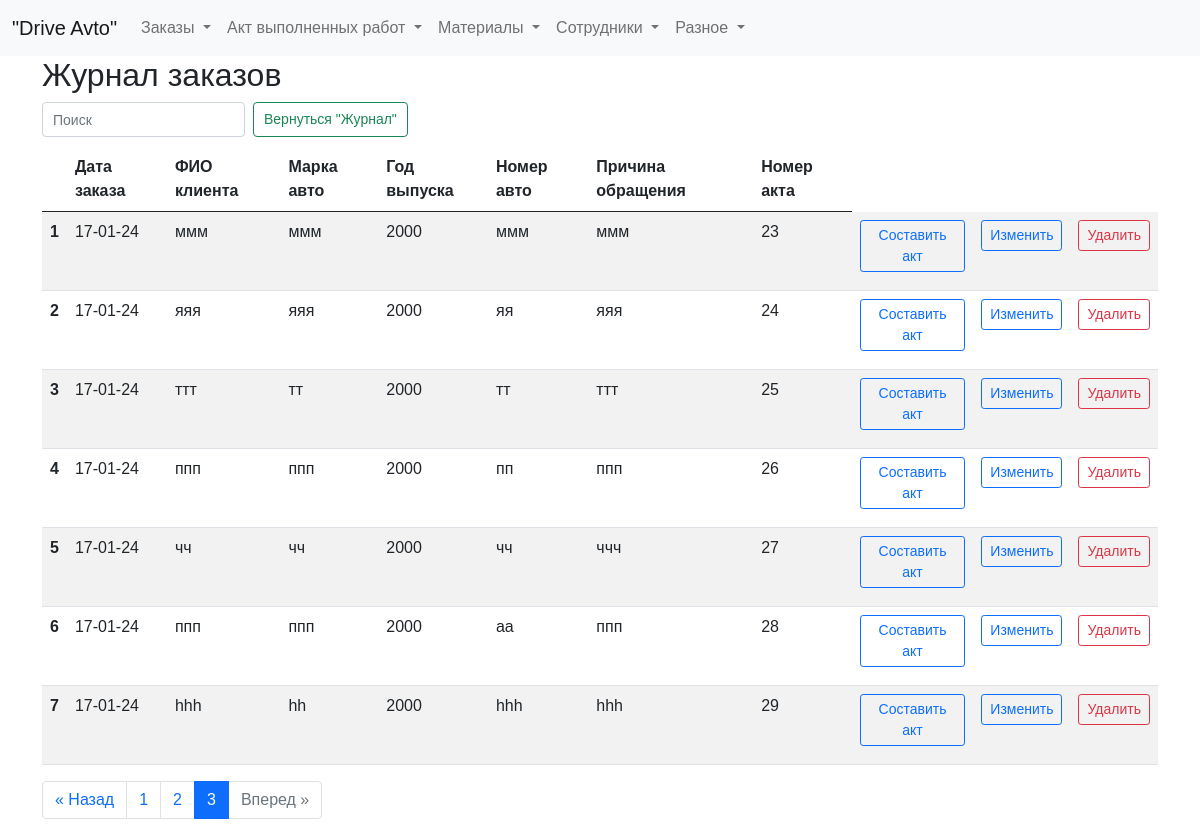
/zhurnal?page=3, run on an earlier commit of the app's database.
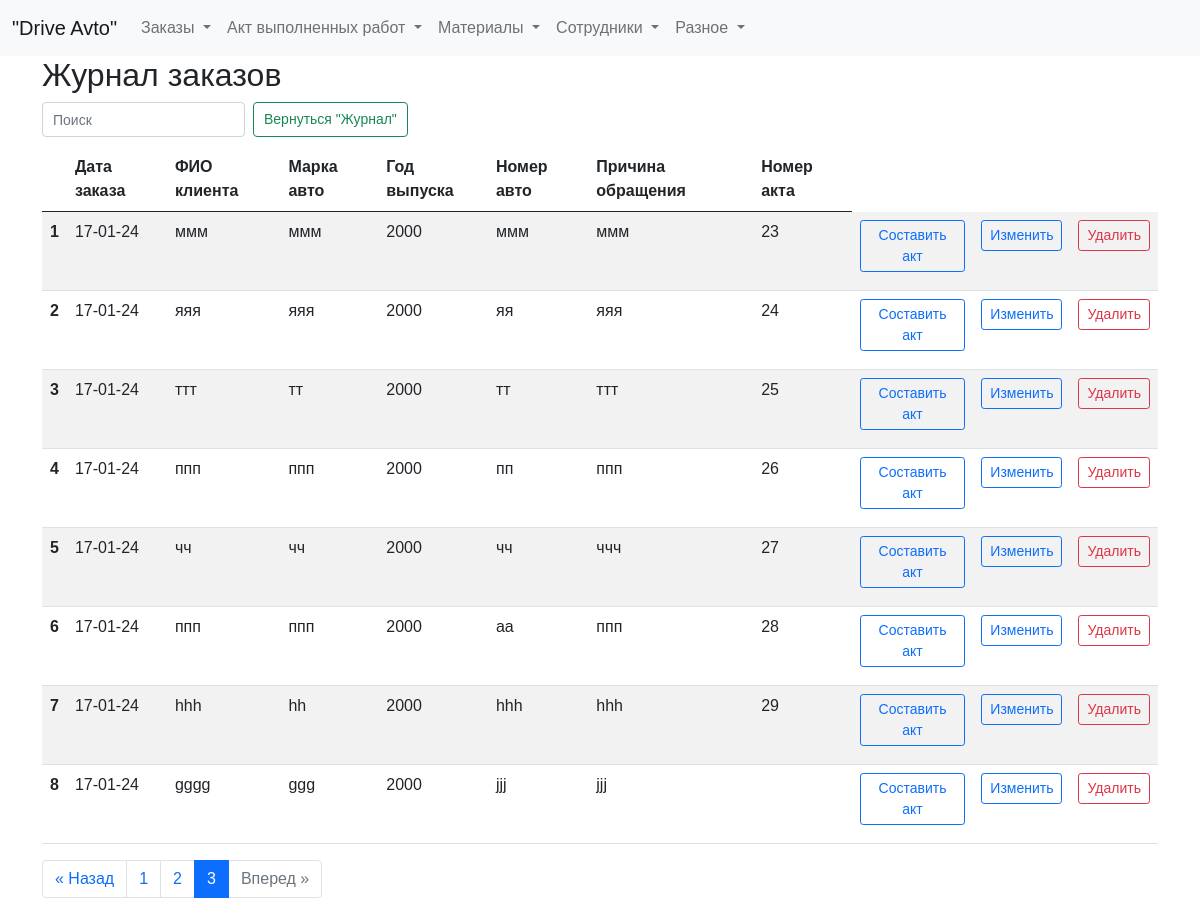
And on a later commit of the database.
### tables this page shows
CREATE TABLE log (
id integer PRIMARY KEY AUTOINCREMENT,
date_order text NOT NULL,
name_customer text NOT NULL,
brand_car text NOT NULL,
year_car text NOT NULL,
number_car text NOT NULL,
text_order text NOT NULL,
id_act integer
);

### fcompany.py (the view)
@app.route("/zhurnal")
def showZhurnal():
    page = request.args.get('page', 1, type=int)
    per_page = 10  # Количество элементов на странице
    log_query = dbase.getLog()  # Получаем все элементы журнала
    for row in log_query:
        row['entry_id'] = row['id']
    total_items = len(log_query)  # Получаем общее количество элементов
    total_pages = ceil(total_items / per_page)  # Вычисляем общее количество страниц
    start_index = (page - 1) * per_page
    end_index = start_index + per_page
    log = log_query[start_index:end_index]  # Получаем элементы текущей страницы
    pagination = {
        'page': page,
        'per_page': per_page,
        'total_pages': total_pages,
        'total_items': total_items
    }
    return render_template("zhurnal.html", title="Журнал", log=log, pagination=pagination)

### FDataBase.py (called while the page is built)
    def getLog(self):
        sql = '''SELECT * FROM log'''
        try:
            self.__cur.execute(sql)
            res = self.__cur.fetchall()
            log_list = [dict(row) for row in res]
            if log_list: return log_list
        except:
            print("Ошибка чтения из БД")
        return []

### fcompany.py (called while the page is built)
def connect_db():  # общая функция для установления соединения с БД
    conn = sqlite3.connect(app.config['DATABASE'])
    conn.row_factory = sqlite3.Row  # записи будут представлены не в виде кортежей, а в виде словаря (для исп в шаблонах)
    return conn

def get_db():
    if not hasattr(g, 'link_db'):
        g.link_db = connect_db()
    return g.link_db

@app.before_request
def before_request():
    global dbase
    db = get_db()
    dbase = FDataBase(db)

### templates/zhurnal.html (shortened to what this page needs)
{% extends 'base.html' %}
{% block content %}
<h2>Журнал заказов</h2>
<form class="d-flex" role="search">
  <input class="form-control me-2 narrow-search" type="search" id="searchInput" placeholder="Поиск" aria-label="Search">
  <button class="btn btn-outline-success narrow-button" type="submit">Вернуться "Журнал"</button>
</form>
<div class="table-responsive">
<table id="myTable" class="table table-striped max-width: 100%">
  <thead>
    <tr>
      <th scope="col"></th>
      <th scope="col">Дата заказа</th>
      <th scope="col">ФИО клиента</th>
      <th scope="col">Марка авто</th>
      <th scope="col">Год выпуска</th>
      <th scope="col">Номер авто</th>
      <th scope="col">Причина обращения</th>
      <th scope="col">Номер акта</th>
    </tr>
  </thead>
  <tbody>
    {% for row in log %}
    <tr>
      <th scope="row">{{ loop.index }}</th>
      <td>{{ row.date_order }}</td>
      <td>{{ row.name_customer }}</td>
      <td>{{ row.brand_car }}</td>
      <td>{{ row.year_car }}</td>
      <td>{{ row.number_car }}</td>
      <td>{{ row.text_order }}</td>
      <td>{{ row.id_act }}</td>
      <td>
          <button type="button" class="create-act-button btn btn-outline-primary btn-sm" data-entry-id="{{ row.entry_id }}">Составить акт</button>
      </td>
      <td>
          <a href="/edit_entry/{{ row.id }}" class="btn btn-outline-primary btn-sm">Изменить</a>
      </td>
      <td>
        <form action="/delete_entry/{{ row.id }}" method="post">
            <button type="submit" class="btn btn-outline-danger btn-sm">Удалить</button>
        </form>
      </td>
    </tr>
    {% endfor %}
  </tbody>
</table>
</div>
{% if pagination.total_items > pagination.per_page %}
<nav aria-label="Page navigation">
  <ul class="pagination justify-content-center">
    {% if pagination.page > 1 %}
      <li class="page-item"><a class="page-link" href="{{ url_for('showZhurnal', page=pagination.page-1) }}">&laquo; Назад</a></li>
    {% else %}
      <li class="page-item disabled"><span class="page-link">&laquo; Назад</span></li>
    {% endif %}
    {% for page_num in range(1, pagination.total_pages+1) %}
      {% if page_num == pagination.page %}
        <li class="page-item active"><span class="page-link">{{ page_num }}</span></li>
      {% else %}
        <li class="page-item"><a class="page-link" href="{{ url_for('showZhurnal', page=page_num) }}">{{ page_num }}</a></li>
      {% endif %}
    {% endfor %}
    {% if pagination.page < pagination.total_pages %}
      <li class="page-item"><a class="page-link" href="{{ url_for('showZhurnal', page=pagination.page+1) }}">Вперед &raquo;</a></li>
    {% else %}
      <li class="page-item disabled"><span class="page-link">Вперед &raquo;</span></li>
    {% endif %}
  </ul>
</nav>
{% endif %}
{% endblock %}

What changed in the data, as far as the page shows it:
added log: date_order "17-01-24", name_customer "gggg", brand_car "ggg", year_car "2000", number_car "jjj", text_order "jjj"
